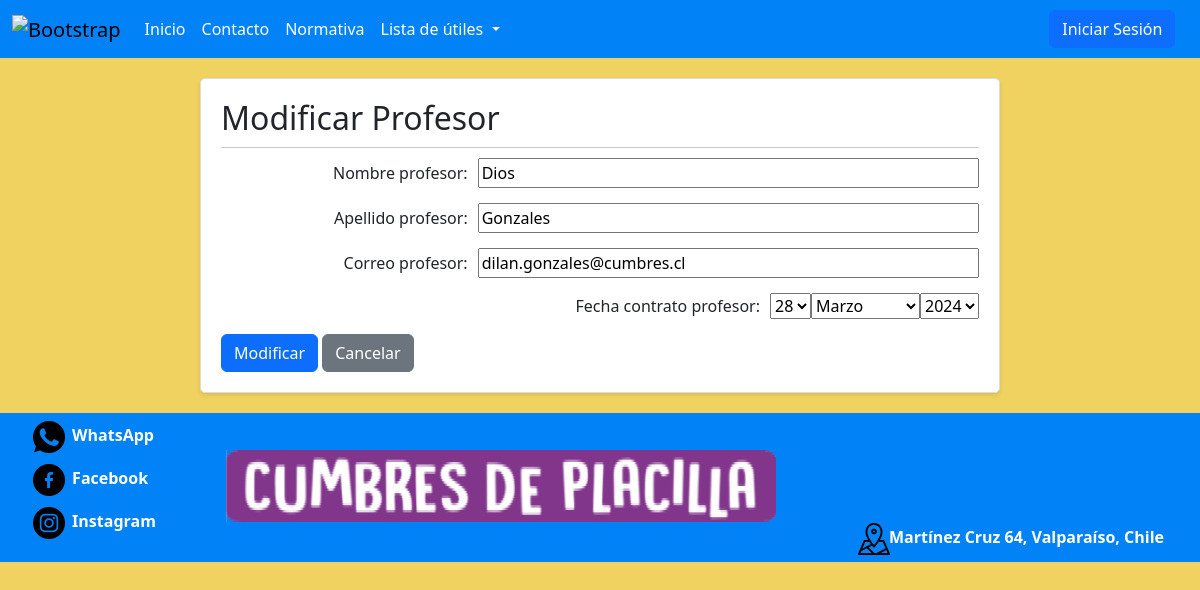
The page /SitioWeb/modificarProfesor/4 on the database as committed earlier.
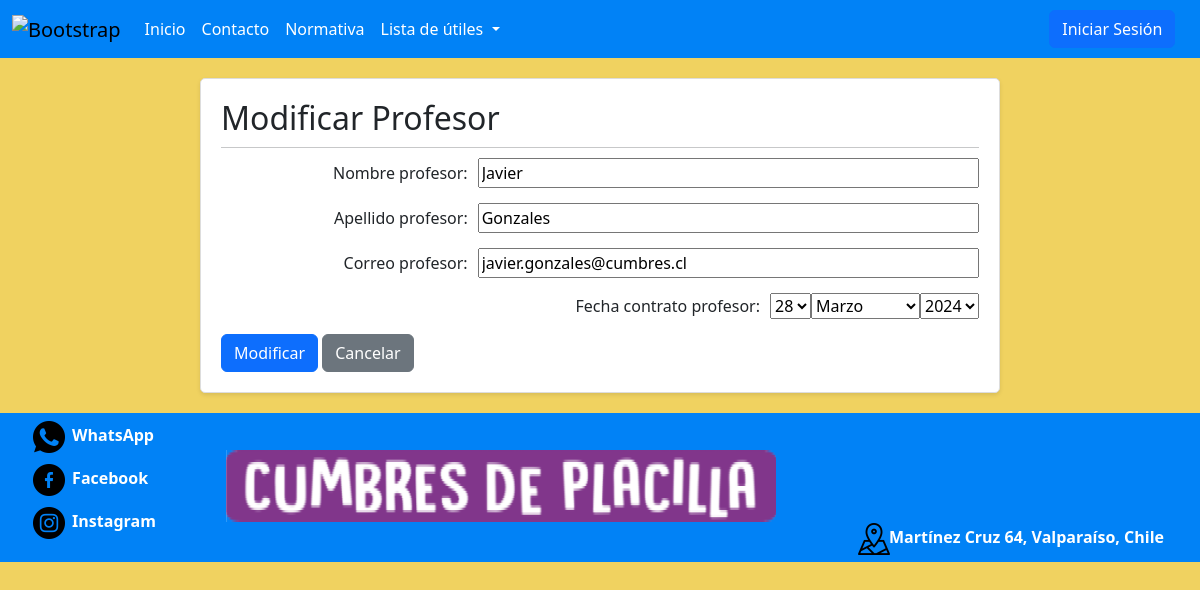
The same page on the database as committed later.
### SitioWeb/models.py (models this page shows, shortened)
class Profesor(models.Model):
    nombre_prof = models.CharField(max_length=20)
    apellido_prof = models.CharField(max_length=20)
    correo_prof = models.EmailField(max_length=254)
    fec_contra_prof = models.DateField()
    class Meta:
        db_table = 'SitioWeb_profesor'

### SitioWeb/views.py (the view, shortened to what this page needs)
# urls.py: path('modificarProfesor/<int:id>', modificarProfesor, name='modificarProfesor'),
def modificarProfesor(request, id):
    profesor = get_object_or_404(Profesor, id=id)
    data = {
        'form': profesorForm(instance=profesor),
        'profesor': profesor
    }
    return render(request, 'paginas/modificarProfesor.html', data)

### SitioWeb/forms.py
class profesorForm(forms.ModelForm):
    class Meta:
        model = Profesor
        fields = '__all__'
        widgets = {
            "fec_contra_prof": forms.SelectDateWidget()
        }

### SitioWeb/templates/paginas/modificarProfesor.html (shortened to what the changed rows need)
{% load static %}
<!DOCTYPE html>
<html lang="en">
<head>
 <link href="https://cdn.jsdelivr.net/npm/bootstrap@5.3.3/dist/css/bootstrap.min.css" rel="stylesheet">
 <link type='text/css' href="{%static "css/style.css"%}" rel="stylesheet" />
</head>
<body>
    <main class="form-container">
      <div class="card">
          <div class="card-body">
              <h2>Modificar Profesor</h2>
              <form method="post" action="{% url 'modificarProfesor' id=profesor.id %}">
                  <div class="form-group">
                      <label for="id_nombre_prof">Nombre profesor:</label>
                      {{ form.nombre_prof }}
                  </div>
                  <div class="form-group">
                      <label for="id_apellido_prof">Apellido profesor:</label>
                      {{ form.apellido_prof }}
                  </div>
                  <div class="form-group">
                      <label for="id_correo_prof">Correo profesor:</label>
                      {{ form.correo_prof }}
                  </div>
              </form>
          </div>
      </div>
  </main>
</body>
</html>

Rows that differ between the two databases and show on the page:
changed Profesor "Gonzales": nombre_prof "Dios" → "Javier"; correo_prof "dilan.gonzales@cumbres.cl" → "javier.gonzales@cumbres.cl"
